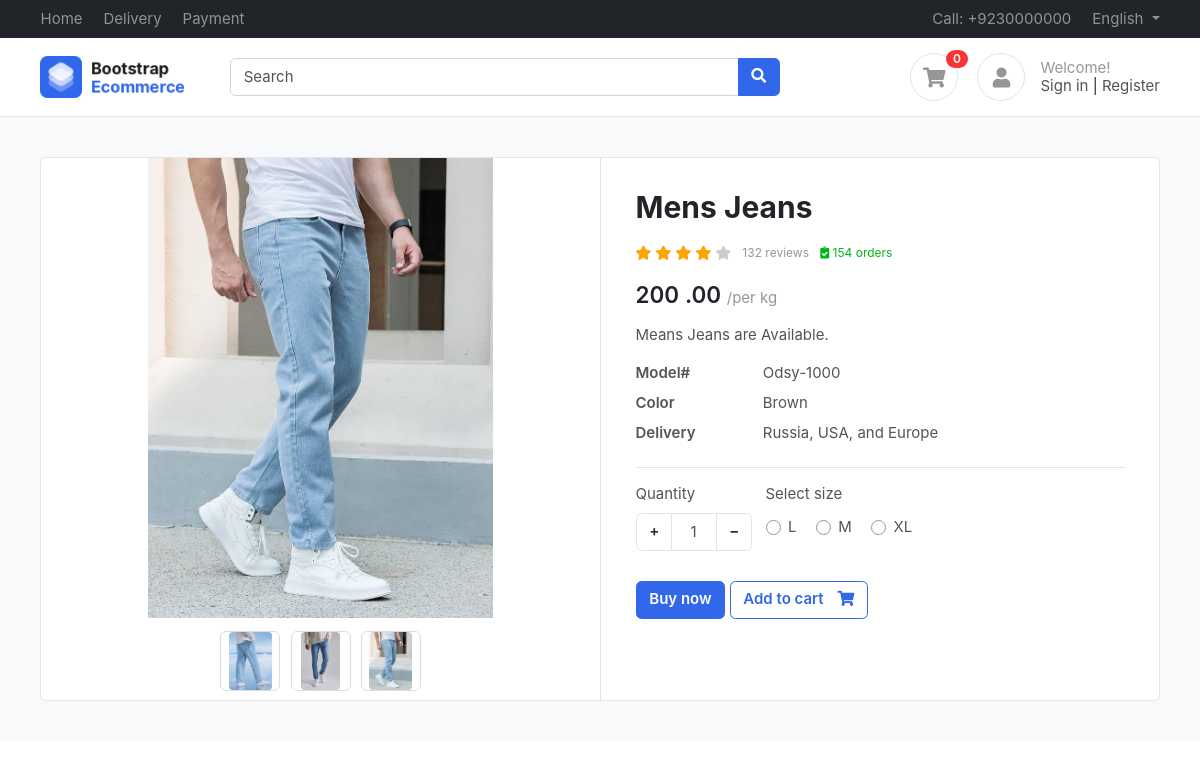
Screenshot of /product/product/mens-jeans/ with the database file from the repository.
### products/models.py (models this page shows, shortened)
class Product(BaseModel):
    product_name = models.CharField(max_length=100)
    category=models.ForeignKey(Category, on_delete=models.CASCADE, related_name='products')
    price = models.IntegerField()
    slug = models.SlugField(unique=True, null=True, blank=True)
    product_description = models.TextField()
    color_variant = models.ManyToManyField(ColorVariant, blank = True)
    size_variant = models.ManyToManyField(SizeVariant,related_name="product" ,blank = True)

class ProductImage(BaseModel):
    product = models.ForeignKey(Product, on_delete=models.CASCADE, related_name='product_images')
    image = models.ImageField(upload_to="product")

class SizeVariant(BaseModel):
    size_name = models.CharField(max_length=100)
    price = models.DecimalField(max_digits=10, decimal_places=2)

### products/views.py (the view)
# urls.py: path('product/<slug>/', get_product, name='get_product'),
def get_product(request, slug):
    try:
        product = Product.objects.get(slug = slug)
        context = {'product': product}
        if request.GET.get('size'):
            size = request.GET.get('size')
            price = product.get_product_price_by_size(size)
            context['selected_size']= size
            context['updated_price'] = price
            print(price)
        return render(request, "product/product.html", context)
    except Product.DoesNotExist:
        return render(request, '404.html', status=404)
    except Exception as e:
        print(e)
        return render(request, '500.html', status=500)

### templates/product/product.html (shortened to what this page needs)
{% extends "base/base.html" %}
{% load static %}
{% block start %}
<section class="section-content padding-y bg">
    <div class="container">
        <div class="card">
            <div class="row no-gutters">
                <aside class="col-md-6">
                    <article class="gallery-wrap">
                        <div class="img-big-wrap">
                            <div> <a href="#"><img src="{{ product.product_images.first.image.url }}"></a></div>
                        </div>
                        <div class="thumbs-wrap">
                            {% for image in product.product_images.all %}
                                <a href="#" class="item-thumb"> <img src="{{ image.image.url }}"></a>
                            {% endfor %}
                        </div>
                    </article>
                </aside>
                <main class="col-md-6 border-left">
                    <article class="content-body">
                        <h2 class="title">{{ product.product_name }}</h2>
                        <div class="rating-wrap my-3">
                            <ul class="rating-stars">
                                <li style="width:80%" class="stars-active">
                                    <i class="fa fa-star"></i> <i class="fa fa-star"></i>
                                    <i class="fa fa-star"></i> <i class="fa fa-star"></i>
                                </li>
                                <li>
                                    <i class="fa fa-star"></i> <i class="fa fa-star"></i>
                                    <i class="fa fa-star"></i> <i class="fa fa-star"></i>
                                    <i class="fa fa-star"></i>
                                </li>
                            </ul>
                            <small class="label-rating text-muted">132 reviews</small>
                            <small class="label-rating text-success"> <i class="fa fa-clipboard-check"></i> 154 orders </small>
                        </div>
                        <div class="mb-3">
                            <var class="price h4">
                                {% if updated_price %}
                                    {{ updated_price }}
                                {% else %}
                                    {{ product.price }}
                                {% endif %}
                                .00
                            </var>
                            <span class="text-muted">/per kg</span>
                        </div>
                        <p>{{ product.product_description }}</p>
                        <dl class="row">
                            <dt class="col-sm-3">Model#</dt>
                            <dd class="col-sm-9">Odsy-1000</dd>
                            <dt class="col-sm-3">Color</dt>
                            <dd class="col-sm-9">Brown</dd>
                            <dt class="col-sm-3">Delivery</dt>
                            <dd class="col-sm-9">Russia, USA, and Europe </dd>
                        </dl>
                        <hr>
                        <div class="form-row">
                            <div class="form-group col-md flex-grow-0">
                                <label>Quantity</label>
                                <div class="input-group mb-3 input-spinner">
                                    <div class="input-group-prepend">
                                        <button class="btn btn-light" type="button" id="button-plus"> + </button>
                                    </div>
                                    <input type="text" class="form-control" value="1">
                                    <div class="input-group-append">
                                        <button class="btn btn-light" type="button" id="button-minus"> − </button>
                                    </div>
                                </div>
                            </div>
                            {% if product.size_variant.count %}
                                <div class="form-group col-md">
                                    <label>Select size</label>
                                    <div class="mt-1">
                                        {% for size in product.size_variant.all %}
                                            <label class="custom-control custom-radio custom-control-inline">
                                                <div class="custom-control-label">{{ size.size_name }}</div>
                                            </label>
                                        {% endfor %}
                                    </div>
                                </div>
                            {% endif %}
                        </div>
                        <a href="#" class="btn btn-primary">Buy now</a>
                        <button type="submit" class="btn btn-outline-primary"> <span class="text">Add to cart</span> <i class="fas fa-shopping-cart"></i></button>
                    </article>
                </main>
            </div>
        </div>
    </div>
</section>
{% endblock %}

### public/static/css/ui.css (style rules this page uses)
html { font-family: 'Inter', sans-serif; font-size: 15px; }
.content-body { flex: 1 1 auto; padding: 2rem 2.3rem; }
.padding-y { padding-top: 40px; padding-bottom: 40px; }
var { font-style: normal; }
article:after, .form-group:after { display: block; clear: both; content: ""; }
.bg { background-color: #f8f9fa; }
.card .title { color: #212529; }
.btn-light { background-color: #fff; border-color: #e4e4e4; }
.btn .text + i { margin-left: 10px; }
dl[class="row"] { margin-bottom: 0; }
.price { font-weight: 600; color: #212529; }
.label-rating { margin-left: 7px; display: inline-block; vertical-align: middle; }
.rating-stars { display: inline-block; vertical-align: middle; list-style: none; margin: 0; padding: 0; position: relative; white-space: nowrap; clear: both; }
.rating-stars i { font-size: 14px; color: #ccc; display: inline; }
.rating-stars li { display: block; text-overflow: clip; white-space: nowrap; z-index: 1; }
.rating-stars li.stars-active { z-index: 2; position: absolute; top: 0; left: 0; overflow: hidden; }
.rating-stars li.stars-active i { color: orange; }
.input-spinner { width: 120px; flex-wrap: nowrap; display: inline-flex; }
.input-spinner input.form-control { text-align: center; max-width: 46px; flex-basis: 46px; border-color: #e4e4e4; flex-grow: 0; }
.input-spinner .btn { width: 36px; text-align: center; }
.gallery-wrap .img-big-wrap { margin-bottom: 10px; border-radius: 0.37rem; overflow: hidden; background-color: #fff; }
.gallery-wrap .img-big-wrap a { text-align: center; display: block; }
.gallery-wrap .img-big-wrap img { height: 460px; width: auto; display: inline-block; cursor: zoom-in; }
.gallery-wrap .thumbs-wrap { text-align: center; }
.gallery-wrap .thumbs-wrap .item-thumb { width: 60px; height: 60px; border: 1px solid #ddd; border-radius: 6px; margin: 3px; display: inline-block; overflow: hidden; }
.gallery-wrap .thumbs-wrap img { max-width: 100%; max-height: 100%; object-fit: cover; border-radius: 4px; cursor: zoom-in; }

### rows the page displays
Product: product_images.first.image (picture), product_name "Mens Jeans", price "200", product_description "Means Jeans are Available."
ProductImage: image (picture)
ProductImage: image (picture)
ProductImage: image (picture)
SizeVariant: size_name "L"
SizeVariant: size_name "M"
SizeVariant: size_name "XL"
